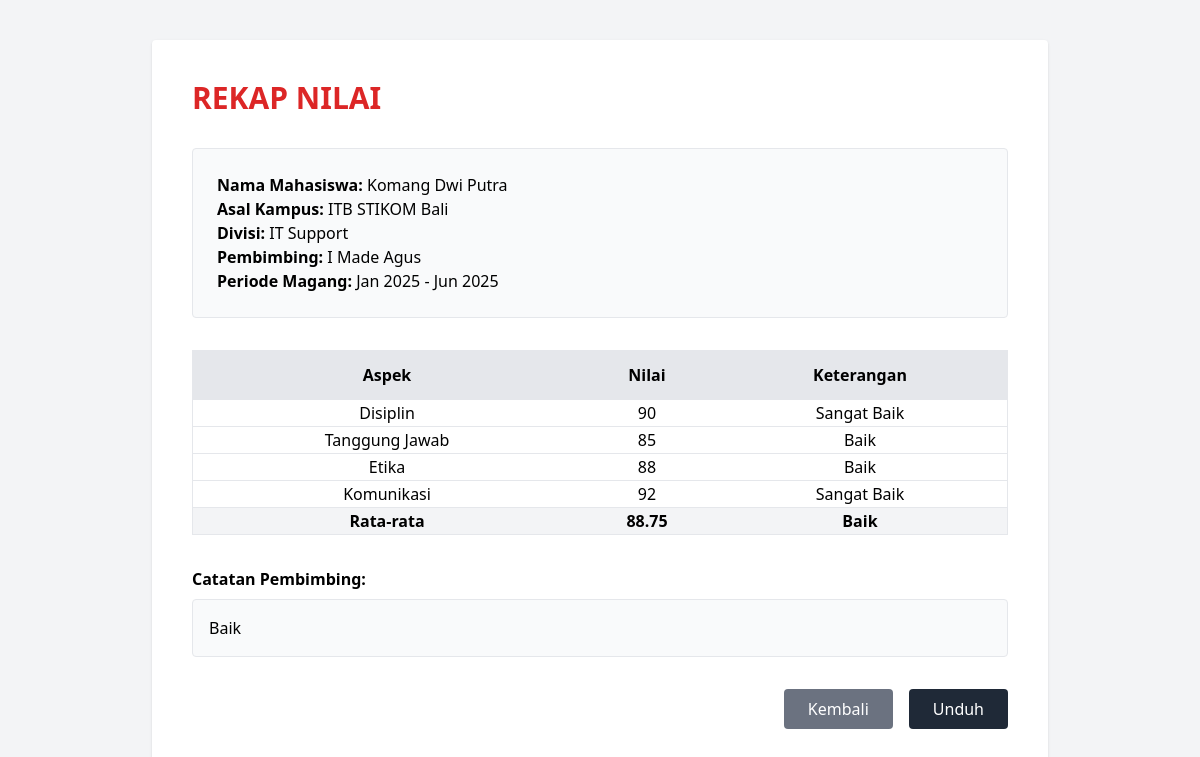
The page /rekap_nilai.php?id=1 (signed in) on the database its author committed.
### tables this page shows
CREATE TABLE `tb_mahasiswa` (
  `id_mahasiswa` int NOT NULL,
  `nama_mahasiswa` varchar(100) NOT NULL,
  `nim` varchar(20) NOT NULL,
  `asal_kampus` varchar(100) DEFAULT NULL,
  `divisi` varchar(100) DEFAULT NULL,
  `periode_magang` varchar(50) DEFAULT NULL,
  `nomor_hp` varchar(15) DEFAULT NULL,
  `id_pembimbing` int DEFAULT NULL
);

CREATE TABLE `tb_pembimbing` (
  `id_pembimbing` int NOT NULL,
  `nama_pembimbing` varchar(100) NOT NULL,
  `nip` varchar(50) DEFAULT NULL,
  `jabatan` varchar(100) DEFAULT NULL,
  `divisi` varchar(100) DEFAULT NULL,
  `nomor_hp` varchar(15) DEFAULT NULL,
  `id_user` int DEFAULT NULL
);

CREATE TABLE `tb_penilaian` (
  `id_penilaian` int NOT NULL,
  `nilai_disiplin` int DEFAULT NULL,
  `nilai_tanggung_jawab` int DEFAULT NULL,
  `nilai_etika` int DEFAULT NULL,
  `nilai_komunikasi` int DEFAULT NULL,
  `komentar` text,
  `id_mahasiswa` int NOT NULL,
  `id_pembimbing` int NOT NULL,
  `created_at` timestamp NULL DEFAULT CURRENT_TIMESTAMP
);

### rekap_nilai.php (the view, shortened to what this page needs)
<?php
$backUrl = ($_SESSION['role'] == 'admin')
    ? 'dataMahasiswa_pembimbing.php'
    : 'dataMahasiswa_pembimbing.php';
require_once "koneksi.php";
$id = (int)$_GET['id'];
function getKeterangan($nilai)
{
    if ($nilai >= 90) return "Sangat Baik";
    elseif ($nilai >= 80) return "Baik";
    elseif ($nilai >= 70) return "Cukup";
    else return "Kurang";
}
$mahasiswa = $conn->query("
    SELECT m.*, p.nama_pembimbing
    FROM tb_mahasiswa m
    LEFT JOIN tb_pembimbing p
        ON m.id_pembimbing = p.id_pembimbing
    WHERE m.id_mahasiswa = $id
")->fetch_assoc();
$nilai = $conn->query("
    SELECT *
    FROM tb_penilaian
    WHERE id_mahasiswa = $id
")->fetch_assoc();
$rata = (
    $nilai['nilai_disiplin'] +
    $nilai['nilai_tanggung_jawab'] +
    $nilai['nilai_etika'] +
    $nilai['nilai_komunikasi']
) / 4;
?>
<!DOCTYPE html>
<html>
<head>
    <?php include "include/head.php"; ?>
</head>
<body class="bg-gray-100">
    <div class="max-w-4xl mx-auto bg-white p-10 rounded shadow mt-10">
        <h1 class="text-3xl font-bold text-red-600 mb-8">
            REKAP NILAI
        </h1>
        <div class="border p-6 rounded mb-8 bg-gray-50">
            <p><strong>Nama Mahasiswa:</strong> <?= $mahasiswa['nama_mahasiswa'] ?></p>
            <p><strong>Asal Kampus:</strong> <?= $mahasiswa['asal_kampus'] ?></p>
            <p><strong>Divisi:</strong> <?= $mahasiswa['divisi'] ?></p>
            <p><strong>Pembimbing:</strong> <?= $mahasiswa['nama_pembimbing'] ?></p>
            <p><strong>Periode Magang:</strong> <?= $mahasiswa['periode_magang'] ?></p>
        </div>
        <table class="w-full border text-center mb-8">
            <thead class="bg-gray-200">
                <tr>
                    <th class="p-3">Aspek</th>
                    <th>Nilai</th>
                    <th>Keterangan</th>
                </tr>
            </thead>
            <tbody>
                <tr class="border-t">
                    <td>Disiplin</td>
                    <td><?= $nilai['nilai_disiplin'] ?></td>
                    <td><?= getKeterangan($nilai['nilai_disiplin']) ?></td>
                </tr>
                <tr class="border-t">
                    <td>Tanggung Jawab</td>
                    <td><?= $nilai['nilai_tanggung_jawab'] ?></td>
                    <td><?= getKeterangan($nilai['nilai_tanggung_jawab']) ?></td>
                </tr>
                <tr class="border-t">
                    <td>Etika</td>
                    <td><?= $nilai['nilai_etika'] ?></td>
                    <td><?= getKeterangan($nilai['nilai_etika']) ?></td>
                </tr>
                <tr class="border-t">
                    <td>Komunikasi</td>
                    <td><?= $nilai['nilai_komunikasi'] ?></td>
                    <td><?= getKeterangan($nilai['nilai_komunikasi']) ?></td>
                </tr>
                <tr class="border-t font-bold bg-gray-100">
                    <td>Rata-rata</td>
                    <td><?= round($rata, 2) ?></td>
                    <td><?= getKeterangan($rata) ?></td>
                </tr>
            </tbody>
        </table>
        <div class="mb-8">
            <h3 class="font-bold mb-2">Catatan Pembimbing:</h3>
            <div class="border rounded p-4 bg-gray-50">
                <?= $nilai['komentar'] ?? '-' ?>
            </div>
        </div>
        <div class="flex justify-end gap-4">
            <a href="<?= $backUrl ?>"
                class="bg-gray-500 text-white px-6 py-2 rounded">
                Kembali
            </a>
            <button onclick="window.print()"
                class="bg-gray-800 text-white px-6 py-2 rounded">
                Unduh
            </button>
        </div>
    </div>
</body>
</html>

### assets/css/style.css (style rules this page uses)
html { line-height: 1.5; -webkit-text-size-adjust: 100%; -moz-tab-size: 4; -o-tab-size: 4; tab-size: 4; font-family: ui-sans-serif, system-ui, -apple-system, BlinkMacSystemFont, "Segoe UI", Roboto, "Helvetica Neue", Arial, "Noto Sans", sans-serif, "Apple Color Emoji", "Segoe UI Emoji", "Segoe UI Symbol", "Noto Color Emoji"; font-feature-settings: normal; font-variation-settings: normal; }
body { margin: 0; line-height: inherit; }
h1, h2, h3, h4, h5, h6 { font-size: inherit; font-weight: inherit; }
a { color: inherit; text-decoration: inherit; }
b, strong { font-weight: bolder; }
table { text-indent: 0; border-color: inherit; border-collapse: collapse; }
button, input, optgroup, select, textarea { font-family: inherit; font-feature-settings: inherit; font-variation-settings: inherit; font-size: 100%; font-weight: inherit; line-height: inherit; color: inherit; margin: 0; padding: 0; }
button, select { text-transform: none; }
button, [type='button'], [type='reset'], [type='submit'] { -webkit-appearance: button; background-color: transparent; background-image: none; }
blockquote, dl, dd, h1, h2, h3, h4, h5, h6, hr, figure, p, pre { margin: 0; }
button, [role="button"] { cursor: pointer; }
.mx-auto { margin-left: auto; margin-right: auto; }
.mb-2 { margin-bottom: 0.5rem; }
.flex { display: flex; }
.w-full { width: 100%; }
.justify-end { justify-content: flex-end; }
.gap-4 { gap: 1rem; }
.rounded { border-radius: 0.25rem; }
.border { border-width: 1px; }
.border-t { border-top-width: 1px; }
.bg-gray-100 { --tw-bg-opacity: 1; background-color: rgb(243 244 246 / var(--tw-bg-opacity)); }
.bg-gray-200 { --tw-bg-opacity: 1; background-color: rgb(229 231 235 / var(--tw-bg-opacity)); }
.bg-gray-50 { --tw-bg-opacity: 1; background-color: rgb(249 250 251 / var(--tw-bg-opacity)); }
.bg-gray-800 { --tw-bg-opacity: 1; background-color: rgb(31 41 55 / var(--tw-bg-opacity)); }
.bg-white { --tw-bg-opacity: 1; background-color: rgb(255 255 255 / var(--tw-bg-opacity)); }
.p-4 { padding: 1rem; }
.p-6 { padding: 1.5rem; }
.py-2 { padding-top: 0.5rem; padding-bottom: 0.5rem; }
.text-center { text-align: center; }
.font-bold { font-weight: 700; }
.text-red-600 { --tw-text-opacity: 1; color: rgb(224 36 36 / var(--tw-text-opacity)); }
.text-white { --tw-text-opacity: 1; color: rgb(255 255 255 / var(--tw-text-opacity)); }
.shadow { --tw-shadow: 0 1px 3px 0 rgb(0 0 0 / 0.1), 0 1px 2px -1px rgb(0 0 0 / 0.1); --tw-shadow-colored: 0 1px 3px 0 var(--tw-shadow-color), 0 1px 2px -1px var(--tw-shadow-color); box-shadow: var(--tw-ring-offset-shadow, 0 0 #0000), var(--tw-ring-shadow, 0 0 #0000), var(--tw-shadow); }

### rows shown on the page
tb_mahasiswa: nama_mahasiswa "Komang Dwi Putra", asal_kampus "ITB STIKOM Bali", divisi "IT Support", id_pembimbing.nama_pembimbing "I Made Agus", periode_magang "Jan 2025 - Jun 2025"
tb_penilaian: nilai_disiplin "90", nilai_disiplin "Sangat Baik", nilai_tanggung_jawab "85", nilai_tanggung_jawab "Baik", nilai_etika "88", nilai_etika "Baik", nilai_komunikasi "92", nilai_komunikasi "Sangat Baik", rata "88.75", getKeterangan($rata) "Baik", komentar "Baik"
